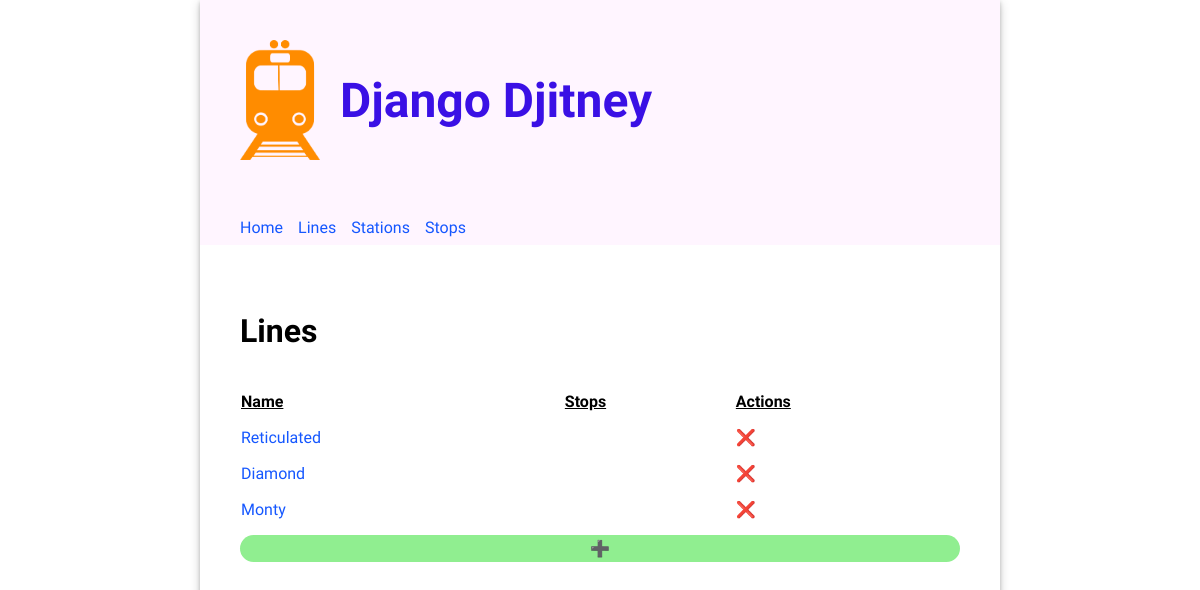
The app's page /lines/, older data.
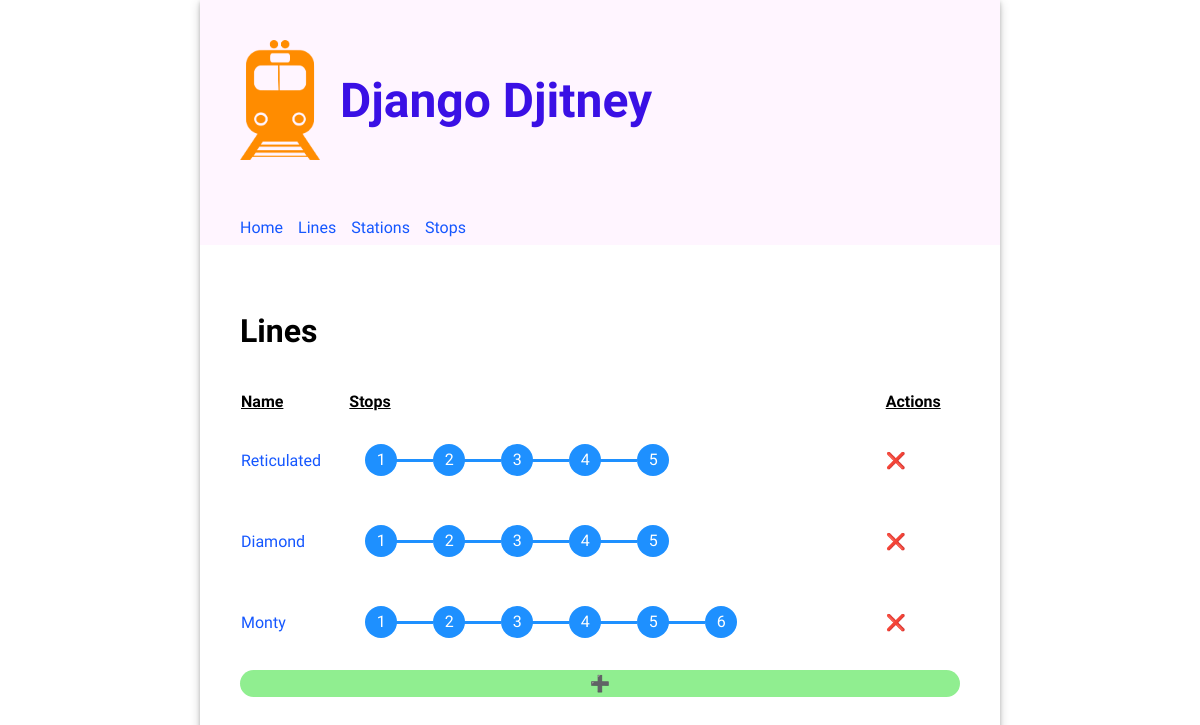
The same page, newer data.
### routes/models.py (models this page shows, shortened)
class Line(models.Model):
  name = models.CharField(unique=True, max_length=200)
  schedule = models.TimeField()

class Stop(models.Model):
  class Meta:
    unique_together = (('line', 'stop_number'))
  line = models.ForeignKey(Line, on_delete=models.CASCADE)
  station = models.ForeignKey(Station, on_delete=models.CASCADE)
  stop_number = models.PositiveIntegerField()

### routes/views.py (the view)
# urls.py: path("lines/", views.LineView.as_view(), name="lines"),
class LineView(ListView):
  model = Line
  template_name = "routes/lines.html"

### routes/templates/routes/lines.html (shortened to what this page needs)
{% extends 'base.html' %}
{% load static %}
{% block content %}
  <div>
    <h2>Lines</h2>
    <table class="line-table">
      <thead>
        <tr>
          <th>Name</th>
          <th>Stops</th>
          <th>Actions</th>
        </tr>
      </thead>
      <tbody>
      {% for line in object_list %}
        <tr>
          <td>
            <a href="{% url "update_line" line.id %}">{{ line.name }}</a>
          </td>
          <td>
            <ul>
                {% for stop in line.stop_set.all %}
                  <li>{{ stop.stop_number }}</li>
                {% endfor %}
            </ul>
          </td>
          <td><a href="{% url "delete_line" line.id %}" style="text-decoration: none; color: inherit;">❌</a></td>
        </tr>
      {% endfor %}
      </tbody>
    </table>
    <a href="{% url "create_line" %}" style="display: inherit; text-align: center; border-radius: 15px; text-decoration: none; color: inherit; padding: 4px; background-color: lightgreen;">➕</a>
  </div>
{% endblock %}

Row changes from the older to the newer data that the page shows:
added Stop: stop_number "1", shown under Line "Reticulated"
added Stop: stop_number "2", shown under Line "Reticulated"
added Stop: stop_number "3", shown under Line "Reticulated"
added Stop: stop_number "4", shown under Line "Reticulated"
added Stop: stop_number "5", shown under Line "Reticulated"
added Stop: stop_number "1", shown under Line "Diamond"
added Stop: stop_number "2", shown under Line "Diamond"
added Stop: stop_number "3", shown under Line "Diamond"
added Stop: stop_number "4", shown under Line "Diamond"
added Stop: stop_number "5", shown under Line "Diamond"
added Stop: stop_number "1", shown under Line "Monty"
added Stop: stop_number "2", shown under Line "Monty"
added Stop: stop_number "3", shown under Line "Monty"
added Stop: stop_number "4", shown under Line "Monty"
added Stop: stop_number "5", shown under Line "Monty"
added Stop: stop_number "6", shown under Line "Monty"
